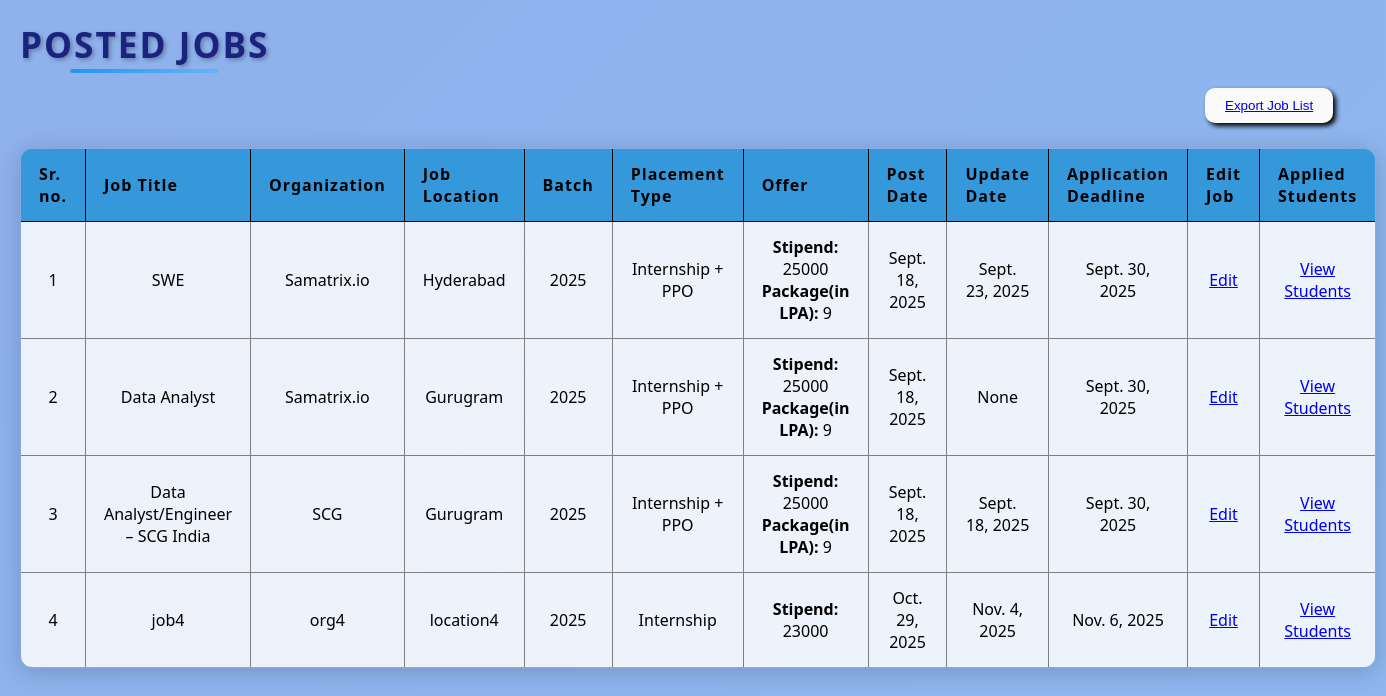
/admin_home/view_jobs/, run on the app's committed database.
### placement/models.py (models this page shows, shortened)
class Job(models.Model):
    job_id = models.UUIDField(primary_key=True, default=uuid.uuid4, editable=False)
    title = models.CharField(max_length=100)
    organization = models.CharField(max_length=100)
    location = models.CharField(max_length=100)
    description = models.TextField()
    placement_type = models.CharField(max_length=50)
    job_stipend = models.CharField(max_length=50)
    package = models.CharField(max_length=50)
    eligiblity_batch = models.CharField(max_length=50)
    eligiblity_10_marks = models.DecimalField(max_digits=5, decimal_places=2)
    eligiblity_12_marks = models.DecimalField(max_digits=5, decimal_places=2)
    eligiblity_college_marks = models.DecimalField(max_digits=5, decimal_places=2)
    eligiblity_others = models.TextField()
    application_deadline = models.DateField()
    question1 = models.CharField(max_length=200, blank=True, null=True)
    question2 = models.CharField(max_length=200, blank=True, null=True)
    question3 = models.CharField(max_length=200, blank=True, null=True)
    question4 = models.CharField(max_length=200, blank=True, null=True)
    question5 = models.CharField(max_length=200, blank=True, null=True)
    question6 = models.CharField(max_length=200, blank=True, null=True)
    question7 = models.CharField(max_length=200, blank=True, null=True)
    question8 = models.CharField(max_length=200, blank=True, null=True)
    question9 = models.CharField(max_length=200, blank=True, null=True)
    question10 = models.CharField(max_length=200, blank=True, null=True)
    type1 = models.CharField(max_length=20, blank=True, null=True)
    type2 = models.CharField(max_length=20, blank=True, null=True)
    type3 = models.CharField(max_length=20, blank=True, null=True)
    type4 = models.CharField(max_length=20, blank=True, null=True)
    type5 = models.CharField(max_length=20, blank=True, null=True)
    type6 = models.CharField(max_length=20, blank=True, null=True)
    type7 = models.CharField(max_length=20, blank=True, null=True)
    type8 = models.CharField(max_length=20, blank=True, null=True)
    type9 = models.CharField(max_length=20, blank=True, null=True)
    type10 = models.CharField(max_length=20, blank=True, null=True)
    post_date = models.DateField(auto_now_add=True)
    update_date = models.DateField(blank=True, null=True)

### placement/views.py (the view)
# urls.py: path('admin_home/view_jobs/', views.view_jobs, name='view_jobs'),
def view_jobs(request):
    job_list = Job.objects.all()
    return render(request, "view_jobs.html", {"job_list": job_list})

### templates/view_jobs.html (shortened to what this page needs)
{% load static %}
<!DOCTYPE html>
<html lang="en">
<head>
    <link rel="stylesheet" href="{% static 'CSS/view_jobs.css' %}">
</head>
<body class="job-view-body">
    <h2 id="posted-jobs" align="center"> Posted Jobs</h2><br>
    <button class='export-btn' type="submit"><a href="{% url 'export_jobs' %}">Export Job List</a></button>
    {% if job_list %}
        <table align="center" border="1" class="job-table">
            <tr style="border: 1px solid #000000;">
                <th>Sr. no.</th>
                <th>Job Title</th>
                <th>Organization</th>
                <th>Job Location</th>
                <th>Batch</th>
                <th>Placement Type </th>
                <th>Offer</th>
                <th>Post Date</th>
                <th>Update Date</th>
                <th>Application Deadline</th>
                <th>Edit Job</th>
                <th>Applied Students</th>
            </tr>
            {% for job in job_list %}
            <tr>
                <td>{{ forloop.counter }}</td>
                <td>{{ job.title }}</td>
                <td>{{ job.organization }}</td>
                <td>{{ job.location }}</td>
                <td>{{job.eligiblity_batch}}</td>
                <td>{{ job.placement_type }}</td>
                <td>
                    {% if job.placement_type == "Internship" %}
                        <strong>Stipend:</strong> {{ job.job_stipend }}
                    {% elif job.placement_type == "Full-time" %}
                        <strong>Package:</strong> {{ job.package }}
                    {% elif job.placement_type == "Internship + PPO" %}
                        <strong>Stipend:</strong> {{ job.job_stipend }}<br>
                        <strong>Package(in LPA):</strong> {{ job.package }}
                    {% else %}
                        N/A
                    {% endif %}
                </td>
                <td>{{ job.post_date }}</td>
                <td>{{job.update_date}}</td>
                <td>{{ job.application_deadline }}</td>
                <td><a href="{% url 'edit_job' job.job_id %}">Edit</a></td>
                <td><a href="{% url 'applied_student_list' job.job_id %}">View Students</a></td>
            </tr>
            {% endfor %}
        </table>
    {% else %}
        <p>No Jobs Available Yet</p>
    {% endif %}
</body>
</html>

### static/CSS/view_jobs.css (style rules this page uses)
.job-view-body { font-family: 'Segoe UI', Arial, sans-serif; background: linear-gradient(135deg, #8fb1ec 0%, #8eb7f0 100%); margin: 0; padding: 20px; min-height: 100vh; }
#posted-jobs { font-size: 2em; color: #212121; margin-bottom: 15px; text-shadow: 2px 2px 4px rgba(0, 0, 0, 0.3); }
#posted-jobs { font-size: 2.2em; color: #1a237e; text-align: center; position: relative; display: inline-block; margin: 0 auto 20px auto; text-transform: uppercase; letter-spacing: 2px; }
#posted-jobs::after { content: ""; position: absolute; left: 50%; bottom: -5px; transform: translateX(-50%); width: 60%; height: 4px; background: linear-gradient(90deg, #2196f3, #64b5f6); border-radius: 2px; }
.export-btn { display: block; margin-left: 1185px; margin-bottom: 25px; padding: 10px 20px; background-color:#fafafa; border: none; border-radius: 10px; box-shadow:3px 3px 5px black; transition: background-color 0.3s, box-shadow 3s; }
.job-table { width: 80%; margin: 25px auto; font-size: 1em; min-width: 400px; text-align: center; box-shadow: 0 4px 24px rgba(0, 0, 0, 0.18); border-collapse: collapse; border-radius: 12px; overflow: hidden; background: rgba(0, 0, 0, 0.05); }
.job-table th { background-color: #3498db; color: #ffffff; text-align: left; font-weight: 600; letter-spacing: 1px; padding: 16px 18px; }
.job-table th, .job-table td { padding: 14px 18px; color: #000000; }
.job-table tr { transition: background 0.2s; }
.job-table td { background: rgba(255,255,255,0.85); }

### data on the page
Job: title "SWE", organization "Samatrix.io", location "Hyderabad", eligiblity_batch "2025", placement_type "Internship + PPO", job_stipend "25000", package "9", post_date "Sept. 18, 2025", update_date "Sept. 23, 2025", application_deadline "Sept. 30, 2025"
Job: title "Data Analyst", organization "Samatrix.io", location "Gurugram", eligiblity_batch "2025", placement_type "Internship + PPO", job_stipend "25000", package "9", post_date "Sept. 18, 2025", update_date "None", application_deadline "Sept. 30, 2025"
Job: title "Data Analyst/Engineer – SCG India", organization "SCG", location "Gurugram", eligiblity_batch "2025", placement_type "Internship + PPO", job_stipend "25000", package "9", post_date "Sept. 18, 2025", update_date "Sept. 18, 2025", application_deadline "Sept. 30, 2025"
Job: title "job4", organization "org4", location "location4", eligiblity_batch "2025", placement_type "Internship", job_stipend "23000", post_date "Oct. 29, 2025", update_date "Nov. 4, 2025", application_deadline "Nov. 6, 2025"
